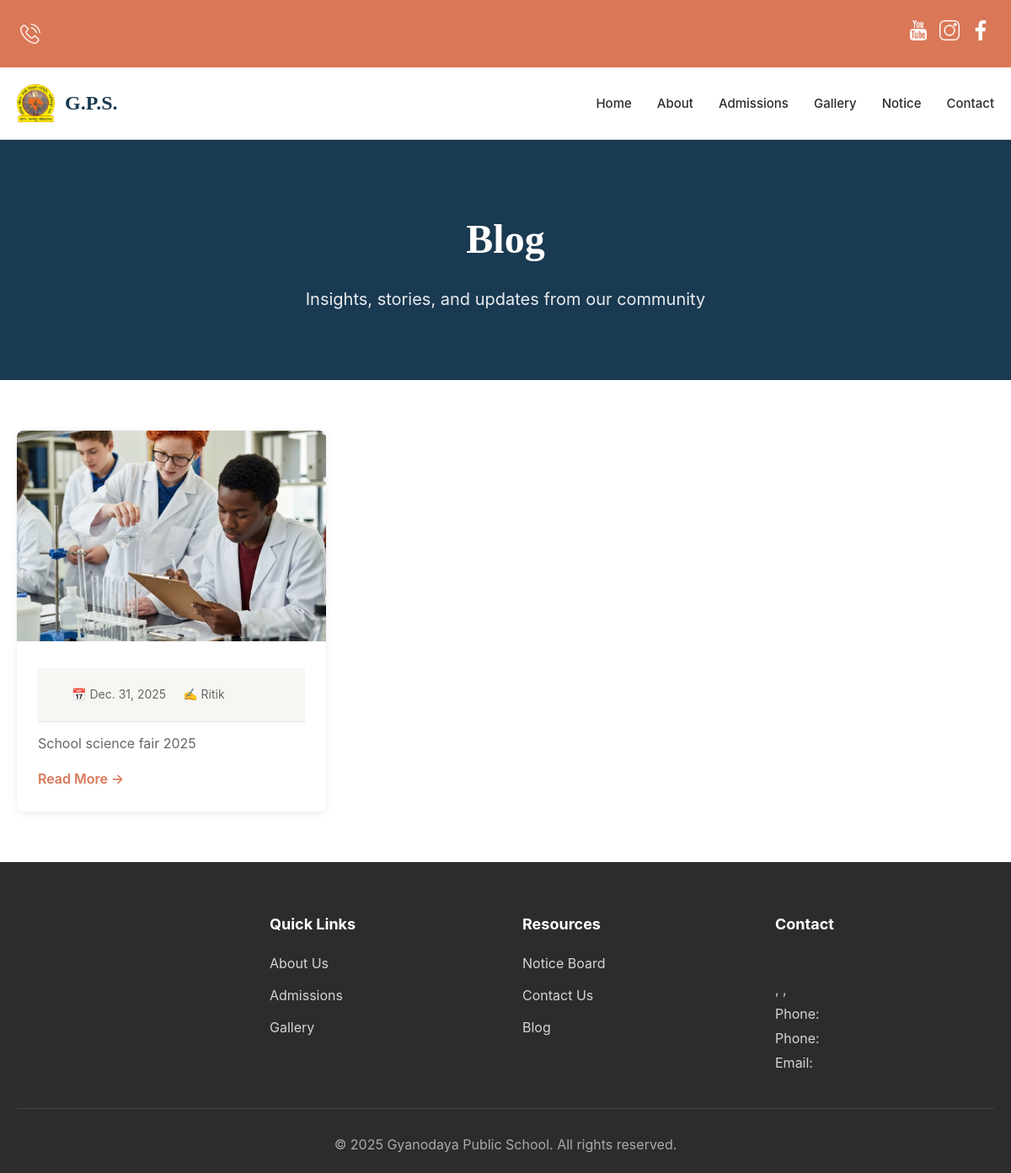
Page /blog on the committed database.
### user/models.py (models this page shows, shortened)
class Blog_Item(models.Model):
    id = models.IntegerField(primary_key=True,auto_created=True,editable=False)
    Title = models.CharField(max_length=80)
    image = models.ImageField(upload_to="media/Blog")
    descreption = models.TextField()
    Author_name = models.CharField(max_length=80)
    catigory = models.CharField(max_length=80,default="Education")
    headline = models.CharField(max_length=80,default="Our Annual Sports Day was a spectacular event showcasing the athletic talents of our students across various competitions and games.")
    date_time = models.DateField()

### user/views.py (the view)
# urls.py: path("blog",blog),
def blog(request):
    maindata = Official_detail.objects.all().values()
    blogs = Blog_Item.objects.all().values()
    return render(request,"blog.html",{"miandata":maindata[0],"blogs":blogs})

### templates/blog.html (shortened to what this page needs)
<!DOCTYPE html>
<html lang="en">
<head>
    <link rel="stylesheet" href="/static/css/style.css">
</head>
<body>
      <div class="bg-secondary" id="header-sm">
        <nav class="nav-2">
            <div class="logo flex-c">
                <img class="image-Icon-social" src="/static/public/icons/phone.png" alt=""></a>
            </div>
            <ul class="top-header">
                <li><a href="{{maindata.youtube}}"><img class="image-Icon-social" src="/static//public/icons/youtube.png" alt=""></a></li>
                <li><a href="{{maindata.instagram}}"><img class="image-Icon-social" src="/static//public/icons/insta.png" alt=""></a></li>
                <li><a href="{{maindata.facebook}}"><img class="image-Icon-social" src="/static//public/icons/facebook.png" alt=""></a></li>
            </ul>
        </nav>
    </div>
    <header class="header">
        <div class="container">
            <nav class="nav">
                <div class="logo">
                    <img src="/static/public/images/logo-removebg-preview.png" alt="Gyanodaya Public School Logo"
                        class="logo-img">
                    <span class="logo-text">G.P.S.</span>
                </div>
                <ul class="nav-menu" id="navMenu">
                    <li><a href="/" >Home</a></li>
                    <li><a href="about">About</a></li>
                    <li><a href="admissions">Admissions</a></li>
                    <li><a href="gallery">Gallery</a></li>
                    <li><a href="notice">Notice</a></li>
                    <li><a href="contact">Contact</a></li>
                </ul>
            </nav>
        </div>
    </header>
    <section class="page-hero">
        <div class="container">
            <h1 class="page-title">Blog</h1>
            <p class="page-subtitle">Insights, stories, and updates from our community</p>
        </div>
    </section>
    <section class="blog-section">
        <div class="container">
            {% for blog in blogs %}
            <div class="blog-grid">
                <div class="blog-card">
                    <img src="/media/{{blog.image}}" alt="Annual Science Exhibition 2024" class="blog-image">
                    <div class="blog-content">
                        <div class="blog-meta">
                            <span>📅 {{blog.date_time}}</span>
                            <span>✍️ {{blog.Author_name}}</span>
                        </div>
                        <p class="blog-excerpt">{{blog.headline}}</p>
                        <a href="blog-detail/{{blog.id}}" class="blog-link">Read More →</a>
                    </div>
                </div>
            </div>
            {% endfor %}
        </div>
    </section>
    <footer class="footer">
        <div class="container">
            <div class="footer-grid">
                <div class="footer-col">
                </div>
                <div class="footer-col">
                    <h4 class="footer-heading">Quick Links</h4>
                    <ul class="footer-links">
                        <li><a href="about">About Us</a></li>
                        <li><a href="admissions">Admissions</a></li>
                        <li><a href="gallery">Gallery</a></li>
                    </ul>
                </div>
                <div class="footer-col">
                    <h4 class="footer-heading">Resources</h4>
                    <ul class="footer-links">
                        <li><a href="notice">Notice Board</a></li>
                        <li><a href="contact">Contact Us</a></li>
                         <li><a href="blog">Blog</a></li>
                    </ul>
                </div>
                <div class="footer-col">
                    <h4 class="footer-heading">Contact</h4>
                    <p class="footer-contact">{{maindata.street}}<br>{{maindata.city}}, {{maindata.state}}, {{maindata.pincode}}<br>Phone: {{maindata.mobile_primary}}
                        <br>Phone: {{maindata.mobile_secondary}}<br>Email: {{maindata.email_primary}}</p>
                </div>
            </div>
            <div class="footer-bottom">
                <p>&copy; 2025 Gyanodaya Public School. All rights reserved. </p>
            </div>
        </div>
    </footer>
</body>
</html>

### static/css/style.css (style rules this page uses)
* { margin: 0; padding: 0; box-sizing: border-box; }
:root { --color-primary: #1a3a52; --color-secondary: #d97757; --color-accent: #c85a3f; --color-light: #f5f1ed; --color-dark: #2c2c2c; --color-white: #ffffff; --color-gray: #666666; --color-border: #e0e0e0; --font-primary: "Georgia", serif; --font-secondary: -apple-system, BlinkMacSystemFont, "Segoe UI", Roboto, sans-serif; }
.bg-secondary { background-color: var(--color-secondary); padding: 0 2%; height: 10vh; }
.nav-2 { display: flex; height: 100%; align-items: center; justify-content: space-between; }
body { font-family: var(--font-secondary); color: var(--color-dark); line-height: 1.6; background: var(--color-white); }
.container { max-width: 1200px; margin: 0 auto; padding: 0 20px; }
.header { background: var(--color-white); border-bottom: 1px solid var(--color-border); position: sticky; top: 0; z-index: 1000; box-shadow: 0 2px 4px rgba(0, 0, 0, 0.05); }
.nav { display: flex; justify-content: space-between; align-items: center; padding: 20px 0; }
.logo { display: flex; align-items: center; gap: 12px; }
.logo-img { width: 45px; height: 45px; object-fit: contain; }
.logo-text { font-family: var(--font-primary); font-size: 24px; font-weight: 600; color: var(--color-primary); }
.nav-menu { display: flex; list-style: none; gap: 30px; align-items: center; }
.nav-menu a { text-decoration: none; color: var(--color-dark); font-size: 15px; font-weight: 500; transition: color 0.3s; }
.flex-c { display: flex; height: 100%; align-items: center; }
.top-header { width: 25%; align-items: center; display: flex; gap: .8rem; justify-content: right; }
.top-header li { list-style: none; text-decoration: none; }
.image-Icon-social { width: 1.5rem; height: 1.5rem; }
.footer { background: var(--color-dark); color: var(--color-white); padding: 60px 0 20px; }
.footer-grid { display: grid; grid-template-columns: repeat(auto-fit, minmax(250px, 1fr)); gap: 40px; margin-bottom: 40px; }
.footer-heading { font-size: 18px; margin-bottom: 20px; }
.footer-links { list-style: none; }
.footer-links li { margin-bottom: 12px; }
.footer-links a { color: rgba(255, 255, 255, 0.8); text-decoration: none; transition: color 0.3s; }
.footer-contact { color: rgba(255, 255, 255, 0.8); line-height: 1.8; }
.footer-bottom { text-align: center; padding-top: 30px; border-top: 1px solid rgba(255, 255, 255, 0.1); color: rgba(255, 255, 255, 0.6); }
.page-hero { background: var(--color-primary); color: var(--color-white); padding: 80px 0; text-align: center; }
.page-title { font-family: var(--font-primary); font-size: 48px; margin-bottom: 16px; }
.page-subtitle { font-size: 20px; opacity: 0.9; }
.blog-section { padding: 60px 0; }
.blog-grid { display: grid; grid-template-columns: repeat(auto-fill, minmax(350px, 1fr)); gap: 30px; }
.blog-card { background: var(--color-white); border-radius: 8px; overflow: hidden; box-shadow: 0 2px 10px rgba(0, 0, 0, 0.08); transition: transform 0.3s, box-shadow 0.3s; }
.blog-image { width: 100%; height: 250px; object-fit: cover; }
.blog-content { padding: 25px; }
.blog-meta { display: flex; gap: 20px; margin-bottom: 12px; font-size: 14px; color: var(--color-gray); }
.blog-excerpt { color: var(--color-gray); line-height: 1.7; margin-bottom: 16px; }
.blog-link { color: var(--color-secondary); text-decoration: none; font-weight: 600; transition: color 0.3s; }
.blog-meta { display: flex; gap: 20px; padding: 20px 40px; background-color: #f8f6f3; border-bottom: 1px solid #e5e3df; }
.blog-meta span { color: #666; font-size: 14px; }

### rows in the picture
Blog_Item: image (picture), date_time "Dec. 31, 2025", Author_name "Ritik", headline "School science fair 2025"
